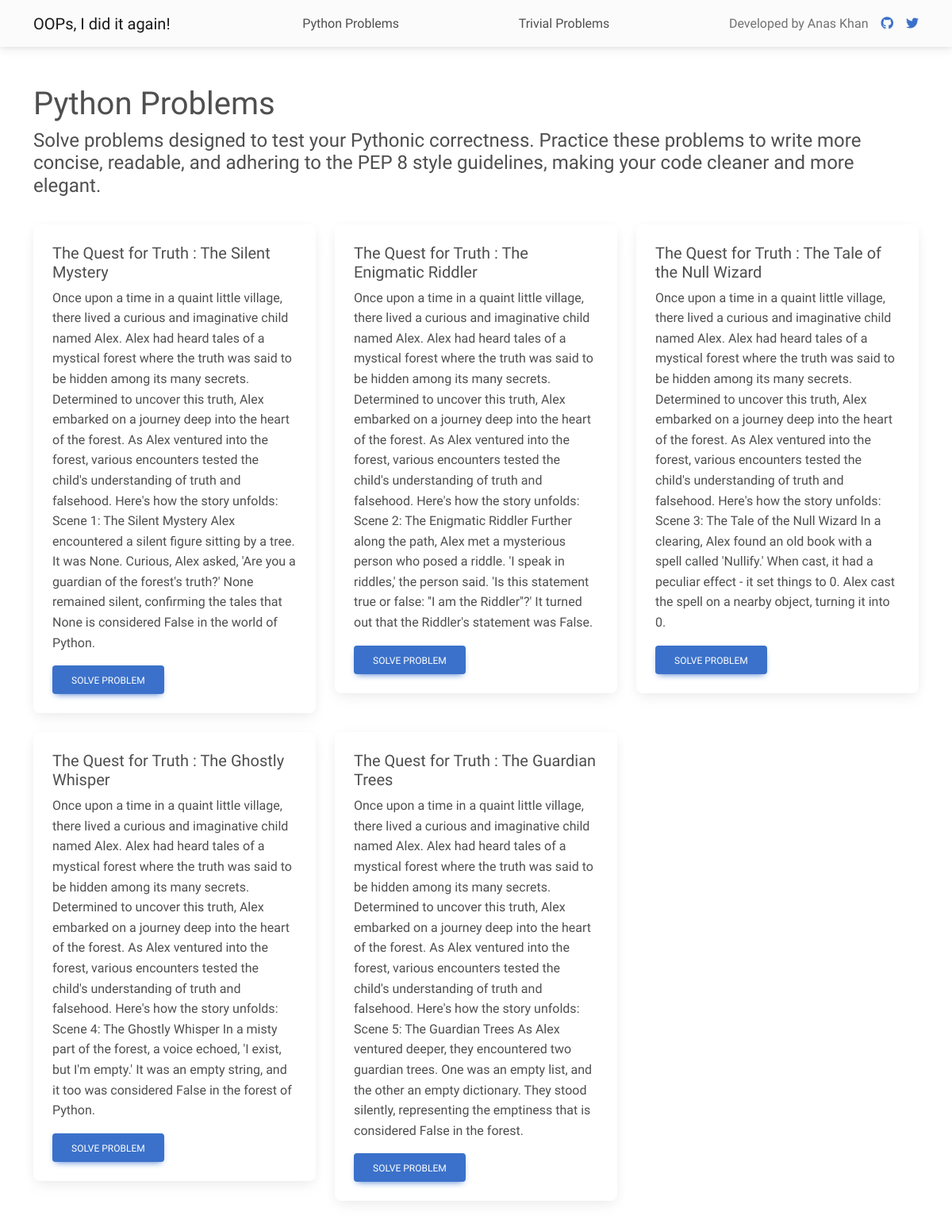
/python_problems, run on the app's committed database.
### tables this page shows
CREATE TABLE python (
        problem_id INTEGER PRIMARY KEY,
        problem_name TEXT,
        problem_description TEXT,
        test_cases TEXT,
        constraints TEXT,
        boiler_code_python TEXT,
        function_call_python TEXT,
        testing_code TEXT,
        postitive_keywords TEXT,
        negative_keywords TEXT
    );

### app.py (the view)
@app.route('/python_problems')
def python_problems():
    problems = db.execute("SELECT * from python")
    return render_template('python_problems.html',problems=problems)

### app.py (called while the page is built)
@app.before_request
def log_request_info():
    ip_address = request.remote_addr
    user_agent = request.headers.get('User-Agent')
    http_method = request.method
    url = request.url
    db.execute("INSERT INTO request_logs (ip_address, user_agent, http_method, url) VALUES (? ,? ,? , ?)",
    ip_address, user_agent, http_method, url)

### templates/python_problems.html (shortened to what this page needs)
{% extends "layout.html" %}
{% block content %}
<div class="container my-5">
    <h1 style="font-family: 'Gabarito', sans-serif;">Python Problems</h1>
    <h4 style="font-family: 'Gabarito', sans-serif;">Solve problems designed to test your Pythonic correctness.
    Practice these problems to write more concise, readable, and adhering to the PEP 8 style guidelines, making your code cleaner and more elegant.
    </h4>
    <br>
    <div class="row">
        {% for problem in problems %}
        <div class="col-md-4 mb-4">
            <div class="card">
                <div class="card-body">
                    <h5 class="card-title">{{ problem.problem_name }}</h5>
                    <p class="card-text">{{ problem.problem_description }}</p>
                    <a href="/python_problem/{{ problem.problem_id }}" class="btn btn-primary">Solve Problem</a>
                </div>
            </div>
        </div>
        {% endfor %}
    </div>
</div>
{% endblock %}

### templates/layout.html (style rules this page uses)
.card { font-family: 'Gabarito', sans-serif; }

### data on the page
python: problem_name "The Quest for Truth : The Silent Mystery", problem_description "Once upon a time in a quaint little village, there lived a curious and imaginative child named Alex. Alex had heard tales of a mystical forest where the truth was said to be hidden among its many secrets. Determined to uncover this truth, Alex embarked on a journey deep into the heart of the forest. As Alex ventured into the forest, various encounters tested the child's understanding of truth and falsehood. Here's how the story unfolds: Scene 1: The Silent Mystery Alex encountered a silent figure sitting by a tree. It was None. Curious, Alex asked, 'Are you a guardian of the forest's truth?' None remained silent, confirming the tales that None is considered False in the world of Python."
python: problem_name "The Quest for Truth : The Enigmatic Riddler", problem_description "Once upon a time in a quaint little village, there lived a curious and imaginative child named Alex. Alex had heard tales of a mystical forest where the truth was said to be hidden among its many secrets. Determined to uncover this truth, Alex embarked on a journey deep into the heart of the forest. As Alex ventured into the forest, various encounters tested the child's understanding of truth and falsehood. Here's how the story unfolds: Scene 2: The Enigmatic Riddler Further along the path, Alex met a mysterious person who posed a riddle. 'I speak in riddles,' the person said. 'Is this statement true or false: ''I am the Riddler''?' It turned out that the Riddler's statement was False."
python: problem_name "The Quest for Truth : The Tale of the Null Wizard", problem_description "Once upon a time in a quaint little village, there lived a curious and imaginative child named Alex. Alex had heard tales of a mystical forest where the truth was said to be hidden among its many secrets. Determined to uncover this truth, Alex embarked on a journey deep into the heart of the forest. As Alex ventured into the forest, various encounters tested the child's understanding of truth and falsehood. Here's how the story unfolds: Scene 3: The Tale of the Null Wizard In a clearing, Alex found an old book with a spell called 'Nullify.' When cast, it had a peculiar effect - it set things to 0. Alex cast the spell on a nearby object, turning it into 0."
python: problem_name "The Quest for Truth : The Ghostly Whisper", problem_description "Once upon a time in a quaint little village, there lived a curious and imaginative child named Alex. Alex had heard tales of a mystical forest where the truth was said to be hidden among its many secrets. Determined to uncover this truth, Alex embarked on a journey deep into the heart of the forest. As Alex ventured into the forest, various encounters tested the child's understanding of truth and falsehood. Here's how the story unfolds: Scene 4: The Ghostly Whisper In a misty part of the forest, a voice echoed, 'I exist, but I'm empty.' It was an empty string, and it too was considered False in the forest of Python."
python: problem_name "The Quest for Truth : The Guardian Trees", problem_description "Once upon a time in a quaint little village, there lived a curious and imaginative child named Alex. Alex had heard tales of a mystical forest where the truth was said to be hidden among its many secrets. Determined to uncover this truth, Alex embarked on a journey deep into the heart of the forest. As Alex ventured into the forest, various encounters tested the child's understanding of truth and falsehood. Here's how the story unfolds: Scene 5: The Guardian Trees As Alex ventured deeper, they encountered two guardian trees. One was an empty list, and the other an empty dictionary. They stood silently, representing the emptiness that is considered False in the forest."
